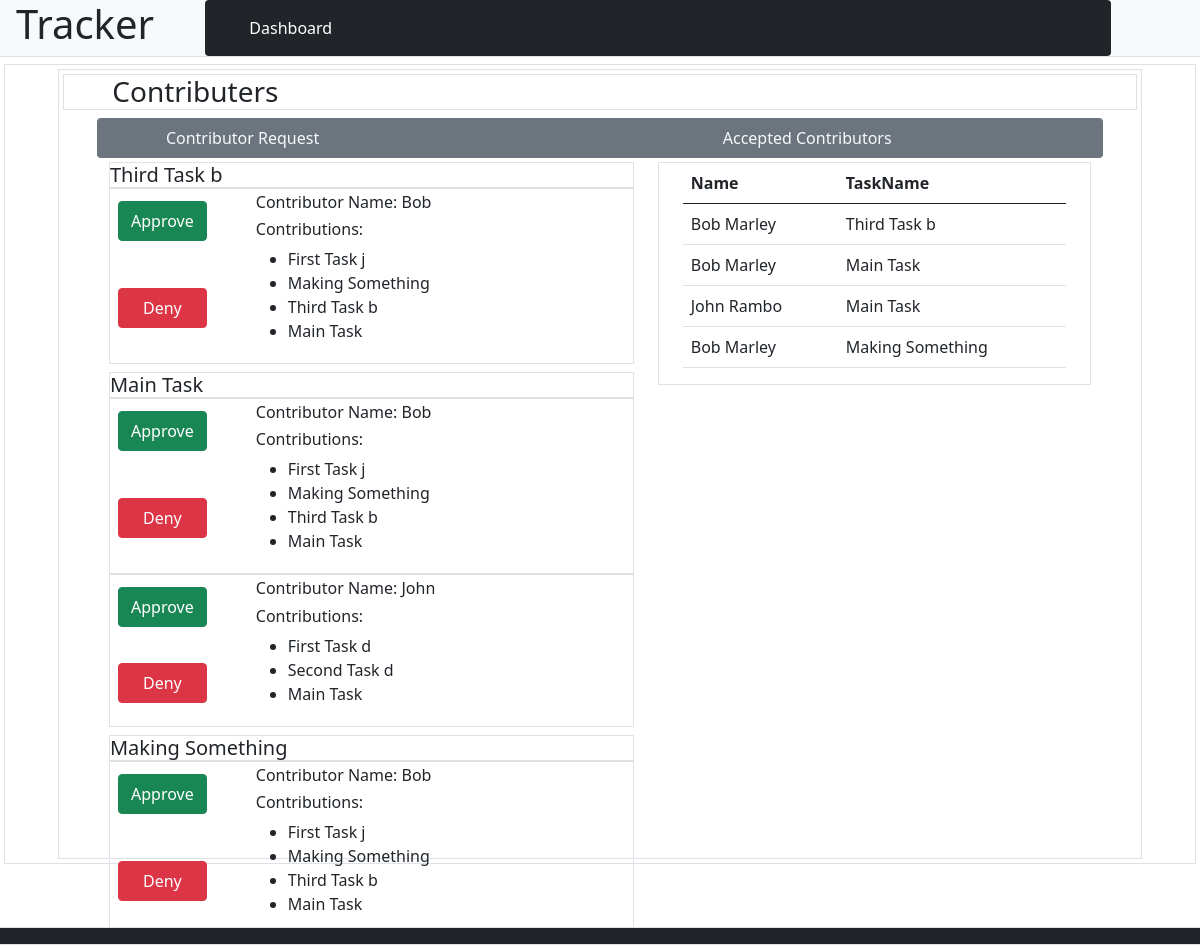
The app's page /dashboard/contributors (signed in) with its own data.
### ticket_tracker_app/models.py (models this page shows)
class Task(models.Model):
    name = models.CharField(max_length=510)
    start_date = models.DateTimeField()
    end_date = models.DateTimeField()
    description = models.TextField()
    created_by = models.ForeignKey(User, related_name="created_tasks", on_delete=CASCADE)
    contributors = models.ManyToManyField(User, related_name="con_tasks") # THROUGH CON_APPROVED (Approved =>True Approval_Needed => False)
    created_at = models.DateTimeField(auto_now_add=True)
    updated_at = models.DateTimeField(auto_now=True)

### login_app/models.py (models this page shows)
class User(models.Model):
    first_name = models.CharField(max_length=254)
    last_name = models.CharField(max_length=254)
    birthday = models.DateField()
    email_address = models.CharField(max_length=320)
    password = models.CharField(max_length=60)
    created_at = models.DateTimeField(auto_now_add=True)
    updated_at = models.DateTimeField(auto_now=True)
    objects = UserManager()

### ticket_tracker_app/views.py (the view)
# urls.py: path('contributors', views.view_contributors),
def view_contributors(request):
    user = User.objects.get(id=request.session['user_id'])
    all_my_tasks = Task.objects.filter(created_by=user)
    for this_task in all_my_tasks:
        for contrib in this_task.contributors.all():
            print(f"first_name & id {contrib.first_name} {contrib.id} task_name & id {this_task.name} {this_task.id}")
    context = {
        "contributors": user.con_tasks.all(),
        "tasks": user.created_tasks.all(),
        "all_my_tasks": all_my_tasks,
        "user": user
    }
    return render(request, "contributors.html", context)

### ticket_tracker_app/templates/contributors.html (shortened to what this page needs)
<!DOCTYPE html>
<html lang="en">
<head>
    <link href="https://cdn.jsdelivr.net/npm/bootstrap@5.0.0-beta2/dist/css/bootstrap.min.css" rel="stylesheet">
</head>
<body>
<header class="row align-items-start bg-light border-bottom mb-2 mt-0 ps-3 fixed-top">
    <h1 class="col-2">Tracker</h1>
    <nav class="col-9 navbar navbar-expand-lg navbar-dark bg-dark rounded">
        <div class="container-fluid">
            <div class="collapse navbar-collapse" id="navbarNavDropdown">
                <ul class="navbar-nav">
                    <li class="nav-item">
                        <a class="nav-link active" aria-current="page" href="/dashboard">Dashboard</a>
                    </li>
                </ul>
            </div>
        </div>
        </nav>
</header>
<main class="container-fluid p-1" style="margin-top: 60px;">
    <div class="row-10 border d-flex justify-content-center p-1 vh-100" >
        <div class="col-11 border p-1">
            <div class="row d-flex justify-content-center">
                <div class="col">
                    <h3 class="border ps-5">Contributers</h3>
                </div>
                <div class="col-11 mb-1 bg-secondary d-flex justify-content-center rounded">
                    <div class="col-7 text-light py-2 ps-3">Contributor Request</div>
                    <div class="col-4 text-light py-2">Accepted Contributors</div>
                </div>
                <div class="col-6">
                    {% for this_task in all_my_tasks %}
                    {% if this_task.contributors.all|length > 0 %}
                    <div class="col">
                        <div class="col mb-2">
                            <h5 class="border mb-0" >{{this_task.name}}</h5>
                            {% for contrib in this_task.contributors.all %}
                            <div class="col d-flex">
                                <div class="col d-flex border p-1">
                                    <div class="d-grid gap-2 col-2 me-5">
                                        <button class="btn btn-success ms-1 my-2" style="height:40px;" type="button">Approve</button>
                                        <button class="btn btn-danger ms-1 my-2" style="height:40px" type="button">Deny</button>
                                    </div>
                                    <div class="ms-2">
                                        <h6>Contributor Name: {{contrib.first_name}}</h6>
                                        <h6>Contributions:</h6>
                                        <ul>
                                            {% for all_contrib in contrib.con_tasks.all %}
                                            <li>{{all_contrib.name}}</li>
                                            {% endfor %}
                                        </ul>
                                    </div>
                                </div>
                            </div>
                            {% endfor %}
                        </div>
                    </div>
                    {% endif %}
                    {% endfor %}
                </div>
                <div class="col-5">
                    <div class="container-fluid border d-flex">
                        <table class="table">
                            <thead>
                                <tr>
                                    <th>Name</th>
                                    <th>TaskName</th>
                                </tr>
                            </thead>
                            <tbody>
                                {% for task in user.created_tasks.all %}
                                    {% for contributor in task.contributors.all %}
                                <tr>
                                    <td scope="row">{{contributor.first_name}} {{contributor.last_name}}</td>
                                    <td>{{task.name}}</td>
                                </tr>
                                    {% endfor %}
                                {% endfor %}
                            </tbody>
                        </table>
                    </div>
                </div>
            </div>
        </div>
    </div>
</main>
<footer class="row align-items-start border fixed-bottom">
    <div class="col navbar navbar-expand-lg navbar-dark bg-dark rounded"></div>
</footer>
</body>
</html>

### records on screen
Task: name "Third Task b"
User: first_name "Bob", last_name "Marley"
Task: name "First Task j"
Task: name "Making Something"
Task: name "Main Task"
User: first_name "John", last_name "Rambo"
Task: name "First Task d"
Task: name "Second Task d"
